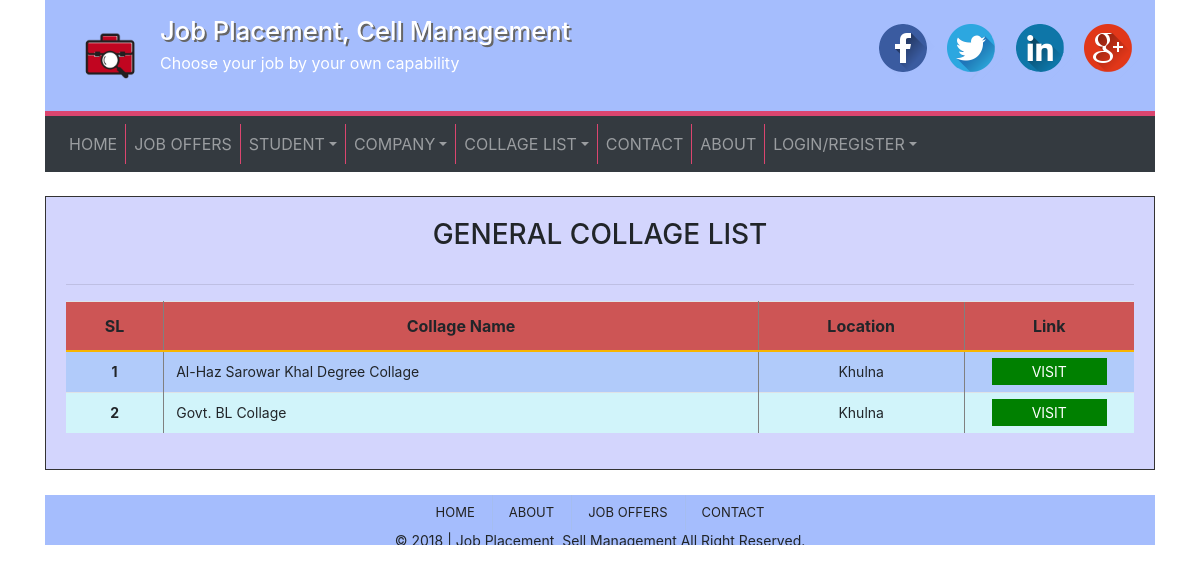
The page /pages/general-list.php on the database its author committed.
### tables this page shows
CREATE TABLE `collages` (
  `id` int(10) NOT NULL,
  `name` varchar(255) NOT NULL,
  `location` varchar(50) NOT NULL,
  `phone` varchar(20) NOT NULL,
  `email` varchar(100) NOT NULL,
  `url` varchar(255) NOT NULL,
  `board` varchar(30) NOT NULL
);

### pages/general-list.php (the view, shortened to what this page needs)
<?php
    require 'includes/header.php';
    $sql = "SELECT * FROM collages WHERE board!='bteb' ORDER BY location";
    $query = mysqli_query($db, $sql);
?>
<div class="contentsection">
    <div class="row">
        <div class="col-md-12 mt-4 mb-4">
            <div class="maincontent fix">
                <h3 class="text-center text-uppercase pt-3 pb-3">General collage list</h3>
                <hr>
                <table class="table c-table">
                    <tr>
	                    <th>SL</th>
	                    <th>Collage Name</th>
                        <th>Location</th>
	                    <th>Link</th>
	                  </tr>
	                  <?php
	                  	$i = 1;
	                  	while ($row = mysqli_fetch_array($query)) {
	                  ?>
	                  <tr>
	                    <td><?php echo $i; ?></td>
	                    <td><?php echo $row['name'] ?></td>
                        <td><?php echo $row['location'] ?></td>
	                    <td><a href="<?php echo $row['url'] ?>" target="_blank">Visit</a></td>
	                  </tr>
	                  <?php
	              		$i++;
	              		}
	              	  ?>
                </table>
            </div>
        </div>
    </div>
</div>
<?php require 'includes/footer.php'; ?>

### css/custom.css (style rules this page uses)
body { margin: 0; padding: 0; }
.fix { overflow: hidden; }
.maincontent { padding: 05px 20px 20px 20px; background: #D3D5FD; border: 1px solid #333; height: 100%; }
.maincontent .c-table { border-collapse: collapse; border: #d3d5fd; }
.maincontent .c-table tr:first-child { background: #cd5555 !important; border-bottom: 2px solid #f8b500; }
.maincontent .c-table tr:nth-child(odd) { background: #d1f4fa; }
.maincontent .c-table tr:nth-child(even) { background: #b1cbfa; }
.maincontent .c-table tr th:nth-child(1) { border-right: 1px solid gray; }
.maincontent .c-table tr th:nth-child(2) { border-right: 1px solid gray; }
.maincontent .c-table tr td { line-height: 16px; font-size: 14px; }
.maincontent .c-table tr td:nth-child(1) { text-align: center; font-weight: bold; border-right: 1px solid gray; display: table-cell; vertical-align: inherit; }
.maincontent .c-table tr td:nth-child(2) { border-right: 1px solid gray; }
.maincontent .c-table tr td:nth-child(3) { text-align: center; display: table-cell; vertical-align: inherit; }
.maincontent .c-table th { text-align: center; }
.maincontent .c-table tr th:nth-child(4) { border-left: 1px solid #808080; width: 170px; }
.maincontent .c-table tr td:nth-child(4) { text-align: center;border-left: 1px solid #808080; }
.maincontent .c-table tr td:nth-child(4) a { text-transform: uppercase; width: 100px; background: green; color: white; padding: 5px 40px; text-decoration: none; }

### rows shown on the page
collages: name "Al-Haz Sarowar Khal Degree Collage", location "Khulna"
collages: name "Govt. BL Collage", location "Khulna"
